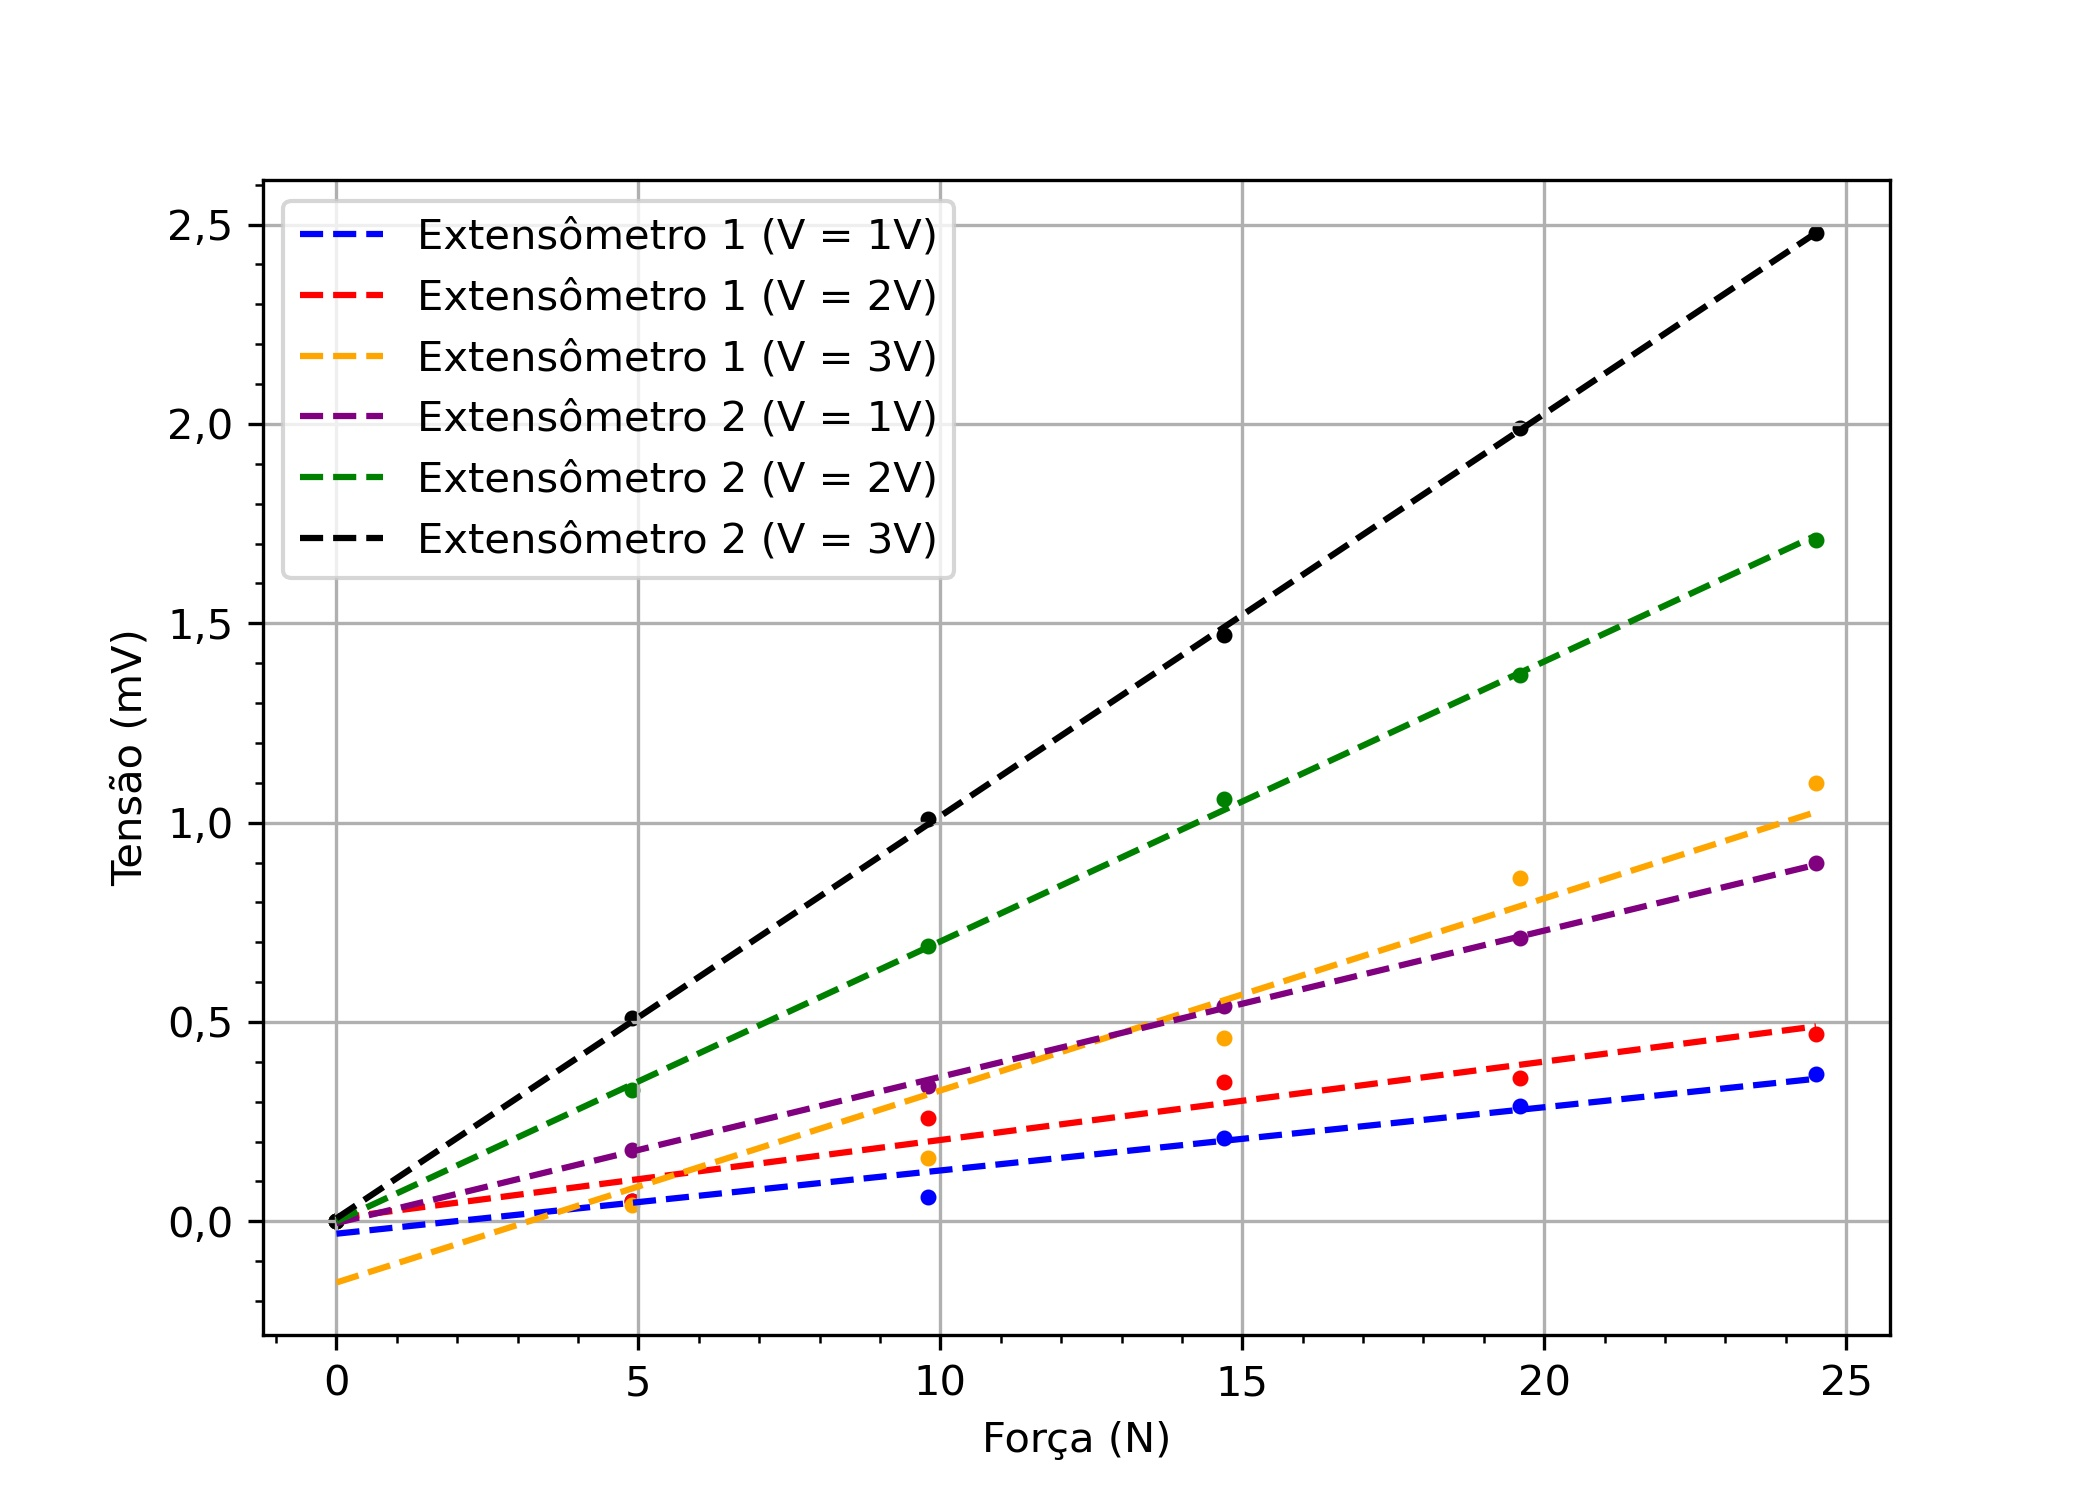

Python code for this plot:
import pandas as pd
import matplotlib.pyplot as plt
import matplotlib.ticker as tck
import numpy as np

import locale
locale.setlocale(locale.LC_NUMERIC, "pt_BR")
plt.rcParams['axes.formatter.use_locale'] = True

df = pd.read_csv("./data.csv")
x_1 = df['F']


plt.figure(figsize=(7,5), dpi=300)


# ==============
# Extensometro 1
# V = 1V
# ==============
label = 'Extensômetro 1 (V = 1V)'
color = 'blue'
y_1 = df['1']
z_1 = np.polyfit(x_1, y_1, 1)
p_1 = np.poly1d(z_1)
t_1 = p_1(x_1)

plt.scatter(x_1, y_1, s=8, color=color)
plt.plot(x_1, t_1,color=color, linestyle='dashed', label=label)


# ==============
# Extensometro 1
# V = 2V
# ==============
label = 'Extensômetro 1 (V = 2V)'
color = 'red'
y_1 = df['2']
z_1 = np.polyfit(x_1, y_1, 1)
p_1 = np.poly1d(z_1)
t_1 = p_1(x_1)

plt.scatter(x_1, y_1, s=8, color=color)
plt.plot(x_1, t_1,color=color, linestyle='dashed', label=label)

# ==============
# Extensometro 1
# V = 3V
# ==============
label = 'Extensômetro 1 (V = 3V)'
color = 'orange'
y_1 = df['3']
z_1 = np.polyfit(x_1, y_1, 1)
p_1 = np.poly1d(z_1)
t_1 = p_1(x_1)

plt.scatter(x_1, y_1, s=8, color=color)
plt.plot(x_1, t_1,color=color, linestyle='dashed', label=label)

# ==============
# Extensometro 2
# V = 1V
# ==============
label = 'Extensômetro 2 (V = 1V)'
color = 'purple'
y_1 = df['4']
z_1 = np.polyfit(x_1, y_1, 1)
p_1 = np.poly1d(z_1)
t_1 = p_1(x_1)

plt.scatter(x_1, y_1, s=8, color=color)
plt.plot(x_1, t_1,color=color, linestyle='dashed', label=label)

# ==============
# Extensometro 2
# V = 2V
# ==============
label = 'Extensômetro 2 (V = 2V)'
color = 'green'
y_1 = df['5']
z_1 = np.polyfit(x_1, y_1, 1)
p_1 = np.poly1d(z_1)
t_1 = p_1(x_1)

plt.scatter(x_1, y_1, s=8, color=color)
plt.plot(x_1, t_1,color=color, linestyle='dashed', label=label)

# ==============
# Extensometro 2
# V = 3V
# ==============
label = 'Extensômetro 2 (V = 3V)'
color = 'black'
y_1 = df['6']
z_1 = np.polyfit(x_1, y_1, 1)
p_1 = np.poly1d(z_1)
t_1 = p_1(x_1)

plt.scatter(x_1, y_1, s=8, color=color)
plt.plot(x_1, t_1,color=color, linestyle='dashed', label=label)




plt.axes().xaxis.set_minor_locator(tck.AutoMinorLocator())
plt.axes().yaxis.set_minor_locator(tck.AutoMinorLocator())
plt.grid(True, which='major', axis='both')

# plt.title('Sensor 1')
plt.xlabel('Força (N)')
plt.ylabel('Tensão (mV)')
plt.legend()

plt.savefig('./sensor1.jpg')